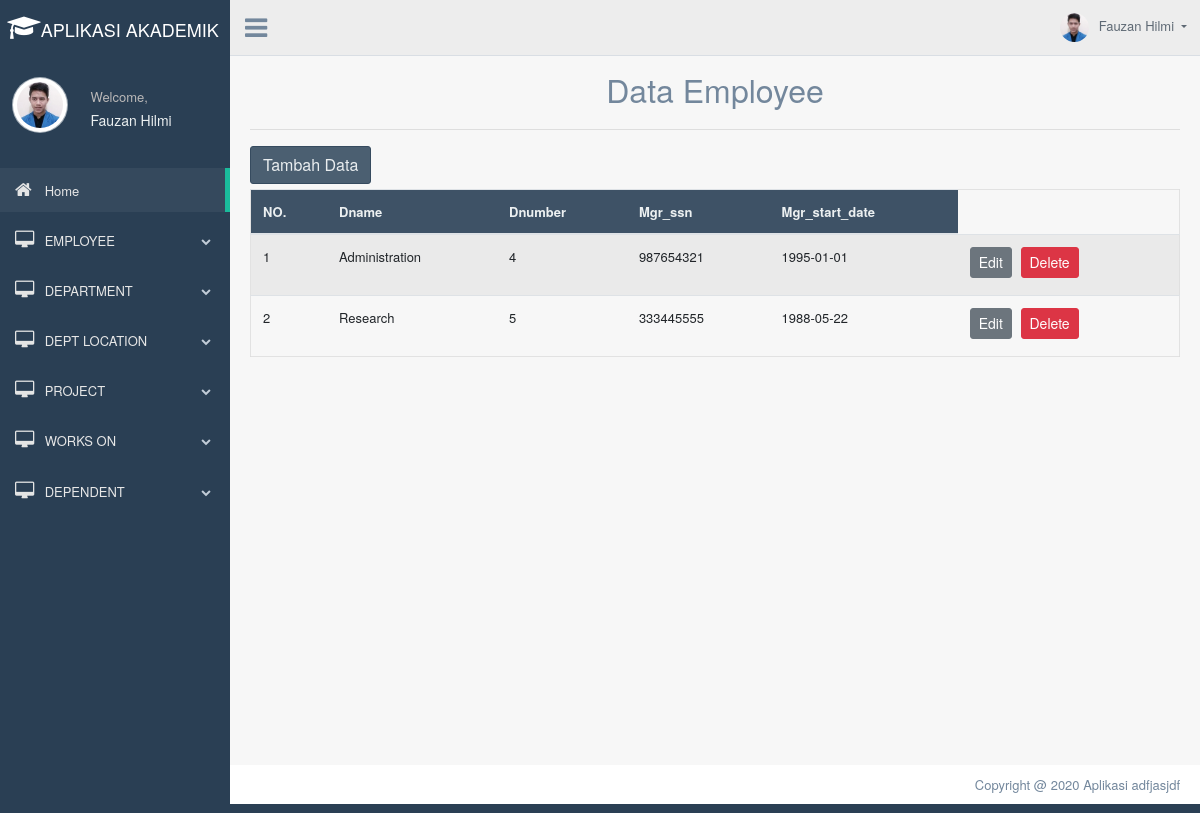
Screenshot of /index.php?page=tampil2 with the database file from the repository.
### tables this page shows
CREATE TABLE `department` (
  `Dname` varchar(20) DEFAULT NULL,
  `Dnumber` int(20) NOT NULL,
  `Mgr_ssn` int(20) DEFAULT NULL,
  `Mgr_start_date` date DEFAULT NULL
);

### tampil2.php (the view, shortened to what this page needs)
<?php
include('config.php');
?>
	<div class="container" style="margin-top:20px">
		<center><font size="6">Data Employee</font></center>
		<hr>
		<a href="index.php?page=tambah2"><button class="btn btn-dark right">Tambah Data</button></a>
		<div class="table-responsive">
		<table class="table table-striped jambo_table bulk_action">
			<thead>
				<tr>
                    <th>NO.</th>
                    <th>Dname</th>
					<th>Dnumber</th>
					<th>Mgr_ssn</th>
					<th>Mgr_start_date</th>
				</tr>
			</thead>
			<tbody>
				<?php
				$sql = mysqli_query($koneksi, "SELECT * FROM department ORDER BY Dnumber ASC") or die(mysqli_error($koneksi));
				if(mysqli_num_rows($sql) > 0){
					$no = 1;
					while($data = mysqli_fetch_assoc($sql)){
						echo '
						<tr>
							<td>'.$no.'</td>
							<td>'.$data['Dname'].'</td>
							<td>'.$data['Dnumber'].'</td>
							<td>'.$data['Mgr_ssn'].'</td>
							<td>'.$data['Mgr_start_date'].'</td>
							<td>
								<a href="index.php?page=edit2&Dnumber='.$data['Dnumber'].'" class="btn btn-secondary btn-sm">Edit</a>
								<a href="delete2.php?Dnumber='.$data['Dnumber'].'" class="btn btn-danger btn-sm" onclick="return confirm(\'Yakin ingin menghapus data ini?\')">Delete</a>
							</td>
						</tr>
						';
						$no++;
					}
				}else{
					echo '
					<tr>
						<td colspan="6">Tidak ada data.</td>
					</tr>
					';
				}
				?>
		</table>
	</div>
	</div>

### rows the page displays
department: Dname "Administration", Dnumber "4", Mgr_ssn "987654321", Mgr_start_date "1995-01-01"
department: Dname "Research", Dnumber "5", Mgr_ssn "333445555", Mgr_start_date "1988-05-22"
